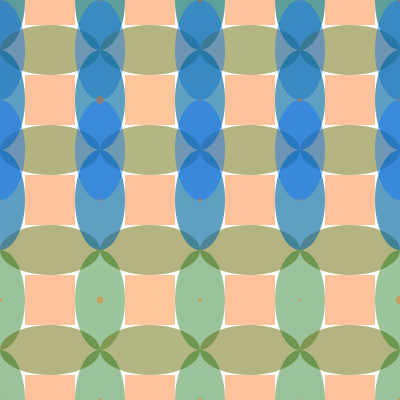
Frame 1 (no input)
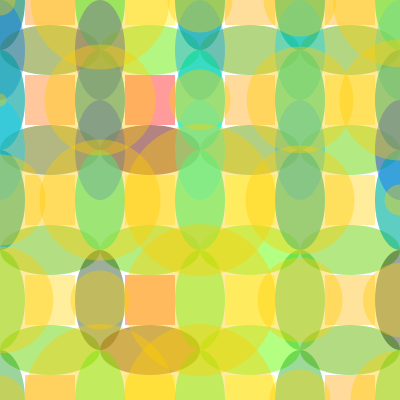
Frame 60 (the mouse pressed at the canvas centre just before this capture)
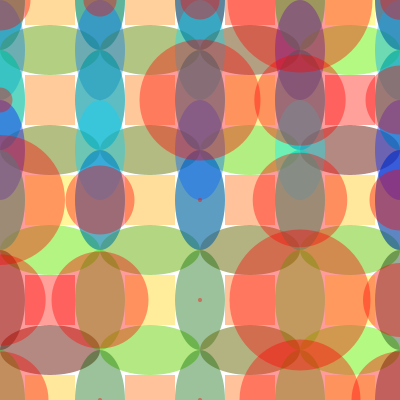
Frame 120 (the mouse held since frame 60 and released just before this capture)

The Processing sketch that drew these frames (run headless with seeded random() and noise(); from frame 60 on, the mouse is pressed at the canvas centre):

// Processing sketch: processing_166813
// ── processing_166813.pde

float[][] eSize = new float[5][5]; 


float[][] eColor = new float[5][5]; 
float[][] speed = {{0.5, 2.3, 4.0, 1.2, 2.9}, 
                   {0.2, 7.0, 1.0, 3.3, 2.0}, 
                   {1.5, 2.0, 2.6, 1.8, 0.5},  
                   {3.3, 6.0, 2.6, 1.4, 7.5},
                   {0.8, 2.6, 2.6, 1.0, 3.5}}; 
 
 
 float minSize = 1.0;   
float maxSize = 45.0;
 
 
void setup() {
  size(400, 400);
  background(255);
  smooth();
  noStroke();
  fill(0);
  rectMode(CENTER);
 
  for (int y = 0; y < 5; y ++) {
    for (int x = 0; x < 5; x ++) {
      eColor[y][x] = 100; 
    }
  }
  
  for(int y = 0; y < 5; y++){     
    for(int x = 0; x < 5; x++){
      eSize[y][x] = minSize;
    }
  }
  
}
 
void draw() {
  background(255);

  for (int y = 0; y < 5; y ++) {
 
    for (int x = 0; x < 5; x ++) {
      eColor[y][x] += speed[y][x];  
      if (eColor[y][x] > 255 || eColor[y][x] < 0) speed[y][x] = -speed[y][x];
 
      fill(0, eColor[y][x], 255, 100);
      ellipse(x*100, y*50, 50, 100); 
 
      fill(0, eColor[y][x], 0, 100);
      ellipse(x*100, y*100, 50, 100); 
 
      fill(100, eColor[y][x], 0, 125);
      ellipse(x*100+50, y*100+50, 100, 50); 
      
      fill(255, eColor[y][x], 0,100);
     rect(x*100+50, y*100, 50, 50);
    }
  }
  
  
   for(int y = 0; y < 5; y++){   
    for(int x = 0; x < 5; x++){   
      eSize[y][x] += speed[y][x];   
    
      if(eSize[y][x] > maxSize || eSize[y][x] < minSize) speed[y][x] = +speed[y][x];
      ellipse(100*x, 100*y, eSize[y][x], eSize[y][x]);   
    }
  }
  
  
  
}
